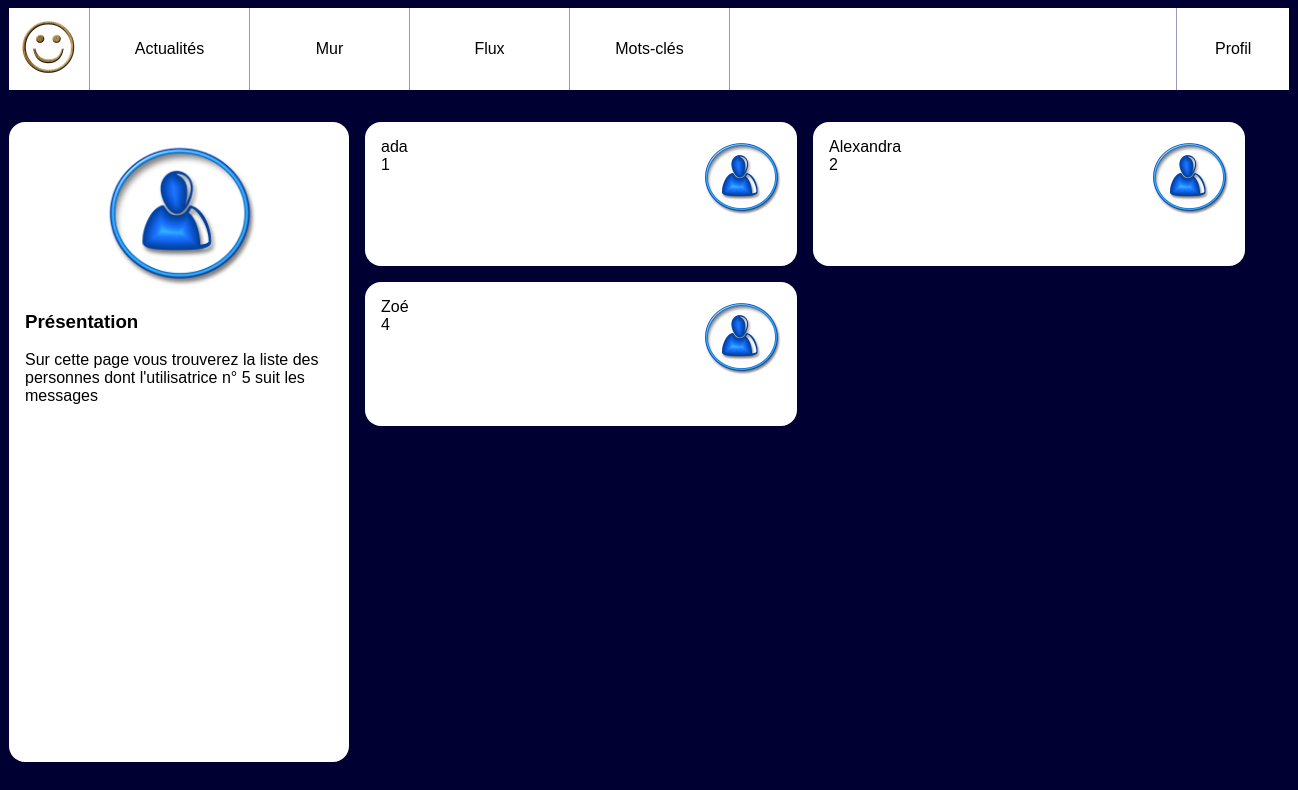
Screenshot of /subscriptions.php (signed in) with the database file from the repository.
### tables this page shows
CREATE TABLE IF NOT EXISTS `users` (
  `id` int UNSIGNED NOT NULL AUTO_INCREMENT,
  `email` varchar(255) NOT NULL,
  `password` varchar(255) NOT NULL,
  `alias` varchar(255) NOT NULL,
  PRIMARY KEY (`id`),
  UNIQUE KEY `email_UNIQUE` (`email`),
  UNIQUE KEY `alias_UNIQUE` (`alias`)
);

### subscriptions.php (the view, shortened to what this page needs)
<?php
$connected_id = intval( $_SESSION['connected_id']);
?>
<!doctype html>
<html lang="fr">
    <head>
        <link rel="stylesheet" href="style.css"/>
    </head>
    <body>
        <header>
            <img src="resoc.jpg" alt="Logo de notre réseau social"/>
            <nav id="menu">
                <a href="news.php">Actualités</a>
                <a href="wall.php?user_id=connected_id">Mur</a>
                <a href="feed.php?user_id=connected_id">Flux</a>
                <a href="tags.php?tag_id=connected_id">Mots-clés</a>
            </nav>
            <nav id="user">
                <a href="#">Profil</a>
            </nav>
        </header>
        <div id="wrapper">
            <aside>
                <img src="user.jpg" alt="Portrait de l'utilisatrice"/>
                <section>
                    <h3>Présentation</h3>
                    <p>Sur cette page vous trouverez la liste des personnes dont
                        l'utilisatrice
                        n° <?php echo $connected_id ?>
                        suit les messages
                    </p>
                </section>
            </aside>
            <main class='contacts'>
                <?php
                $userId = $connected_id;
                $mysqli = new mysqli("localhost", "root", "root", "socialnetwork");
                $laQuestionEnSql = "
                    SELECT users.*
                    FROM followers
                    LEFT JOIN users ON users.id=followers.followed_user_id
                    WHERE followers.following_user_id='$userId'
                    GROUP BY users.id
                    ";
                $lesInformations = $mysqli->query($laQuestionEnSql);
                while ($post = $lesInformations->fetch_assoc())
                {
                    ?>
                <article>
                    <img src="user.jpg" alt="blason"/>
                    <h3><?php echo $post ['alias'] ?></h3>
                    <p><?php echo $post ['id'] ?></p>
                </article>
                <?php } ?>
            </main>
        </div>
    </body>
</html>

### style.css (style rules this page uses)
body { background-color: #003; font-family: Arial; }
a { text-decoration: none; color:black; }
body>header { background-color: #fff; display:flex; width:80em; margin:0 auto 2em auto; padding:0; }
body>header img { height:5em; }
body>header #menu { display:flex; width:50%; align-items: stretch; border-left: 1px solid #99b; }
body>header #menu a { flex:1; text-align: center; padding-top:2em; border-right: 1px solid #99b; }
body>header #user { margin-left: auto; flex:0.2; border-left: 1px solid #99b; }
body>header #user>a { display:block; text-align: center; padding:2em 0; width:100%; }
#wrapper { display:flex; width:80em; margin:0 auto 2em auto; }
#wrapper aside { background-color: #fff; flex:1; padding:1em; border-radius: 1em; }
#wrapper aside img { display: block; width:50%; margin:auto; }
#wrapper main { flex:3; padding-left:1em; height: 80vh; overflow-y: scroll; }
#wrapper main article { background-color: #fff; padding:1em; margin-bottom: 1em ; border-radius: 1em; }
#wrapper main article h3 { margin:0; padding:0; font-weight: normal; font-size:1em; }
#wrapper main article p { margin:0; }
.contacts { display:flex; flex-wrap: wrap; align-items:flex-start; align-content: flex-start ; }
.contacts article { width:25em; height:7em; margin-right: 1em; }
.contacts article img { float:right; height: 5em; }

### rows the page displays
users: alias "ada", id "1"
users: alias "Alexandra", id "2"
users: alias "Zoé", id "4"

### other values shown
$connected_id "5"
